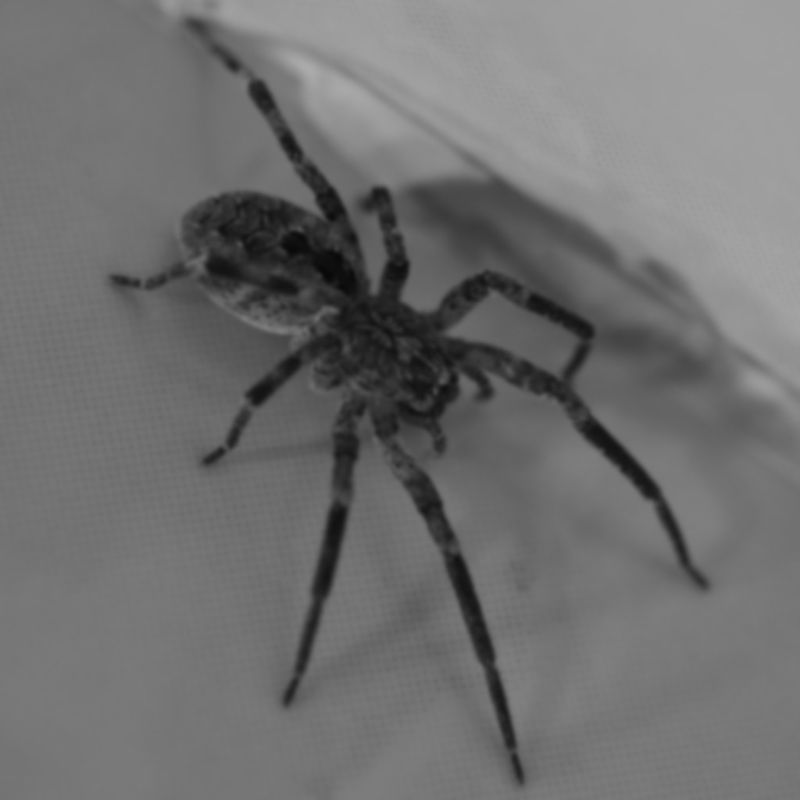
#> input picture python/test.jpg, 800 x 800 px
$ python -i image_process.py   (imports and definitions only)
#> lines starting #> are read from the running program, lines starting #| are printed output that depends on the picture

import numpy as np
import os
from PIL import Image
import matplotlib.pyplot as plt

def conv2d(img : np.ndarray, kernel : np.ndarray):
	img_y, img_x = img.shape
	kernel_size = kernel.shape[0]
	kernel_vector = kernel.flatten()
	pad = (int)(kernel_size/2)

	feature = np.zeros((img_y + pad*2, img_x + pad*2))
	feature[pad:pad+img_y, pad:pad+img_x] = img

	output = np.zeros((img.shape))

	for i in range(img_y):
		for j in range(img_x):
			feature_vector = feature[i:i + kernel_size, j:j + kernel_size].flatten()
			conv = np.convolve(feature_vector, kernel_vector, mode = 'valid')
			output[i, j] = conv
	return output

# [80 lines left out: functions img_load, clamping, clamping_from_array, gamma_process, hist_equalizer, not called in this run]

def imshow(array:np.ndarray, mode=None, max_pixel = 255):
	_, plot = plt.subplots(2, figsize=[10,8])
	img = plot[0].imshow(array, mode, vmin = 0, vmax=max_pixel)
	plt.colorbar(img)
	plot[1].hist(array.flatten())

# [24 lines left out: function hist_stretching, not called in this run]

def onscale(array : np.ndarray):
	array.astype(int)
	vector = array.flatten()
	min_v = np.min(vector)
	max_v = np.max(vector) - min_v
	for i in range(vector.shape[0]):
		vector[i] = (vector[i] - min_v) * (255/max_v)
	arr = np.reshape(vector, array.shape)
	return arr.astype(int)

# [24 lines left out: functions merge_to_3d_array, merge_to_1d_array, conv3d, not called in this run]

def rgb2gray(image : np.ndarray):
	# 0.2989 * R + 0.5870 * G + 0.1140 * B
	img = (image[:,:,0]*0.2989 + image[:,:,1]*0.5870
	 + image[:,:,2]*0.1140)
	return img

# [13 lines left out: function posterizing, not called in this run]

def sobel_edge_detection(image : np.ndarray, show = True, single_channel = False, mode = 'binary_r'):
	"""
	sobel edge detection :
		https://en.wikipedia.org/wiki/Sobel_operator
	"""
	if not single_channel:
		img = rgb2gray(image)
	else:
		img = image
	# gaussian
	p1 = gaussian(img, show=False)

	sobel_x = np.array([[3, 0, -3],
						[10, 0, -10],
						[3, 0, -3]])
	sobel_y = np.array([[3, 10, 3],
						[0, 0,  0],
						[-3, -10, -3]])
	gx = conv2d(p1, sobel_x)
	gy = conv2d(p1, sobel_y)

	p2 = np.sqrt(gx*gx + gy*gy)
	p3 = onscale(p2)
	if show:
		imshow(p3, mode)
	return p3

# [29 lines left out: functions split_ch, binarization, edge_detection, not called in this run]

def gaussian(image : np.ndarray, iterate = 1, show = True, mode = 'binary_r'):
	#mask = np.array([[1/16, 1/8, 1/16], [1/8, 1/4, 1/8], [1/16, 1/8, 1/16]])
	mask = np.array([[1, 4, 6, 4, 1], [4, 16, 24, 16, 4], [6, 24, 36, 24, 6],
		[4, 16, 24, 16, 4], [1, 4, 6, 4, 1]])/256
	y = image
	for i in range(iterate):
		y = conv2d(y, mask)
	if show:
		imshow(y, mode)
	return y

# [167 lines left out: functions blurring, binary_range, add_mask, box_mean_threshold, box_gaussian_threshold, box_BHT_threshold and 1 more, not called in this run]

def _mean(x, y):
	return (int)((x+y)/2)

# [30 lines left out: function BHT_threshold, not called in this run]

>>> import cv2
>>> picture = cv2.cvtColor(cv2.imread('test.jpg'), cv2.COLOR_BGR2RGB)
#> picture is the input picture: shape (800, 800, 3); min 7, max 172, mean 111.9
>>> result = sobel_edge_detection(picture)
#> after the loop in conv2d (call 2), `for i in range(img_y):`:
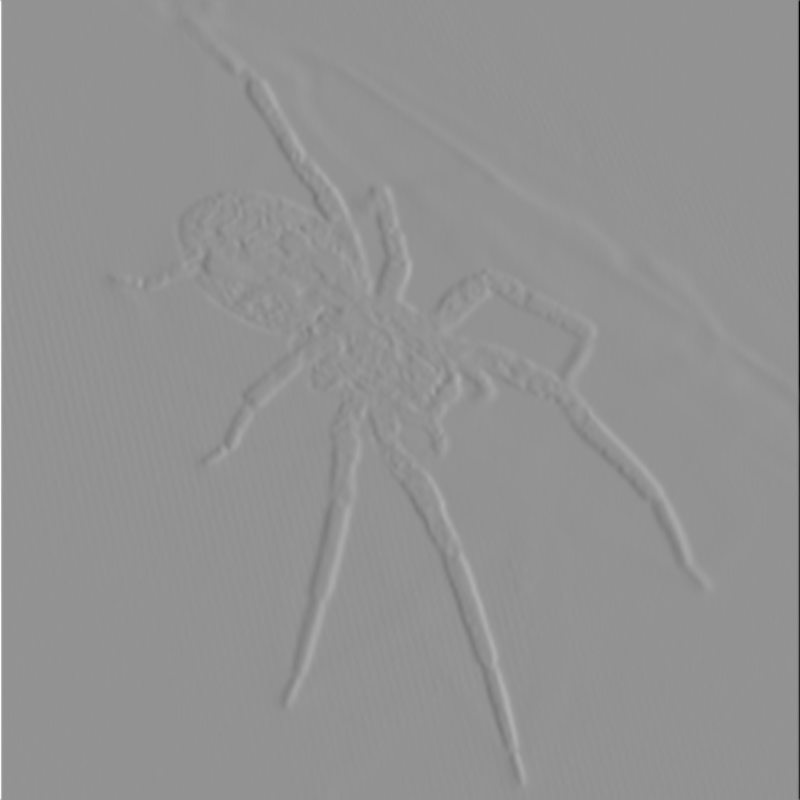
#> output: shape (800, 800) float64; min -2446.3, max 1806.9, mean 0.3; drawn with min black and max white
#> after the loop in conv2d (call 3), `for i in range(img_y):`:
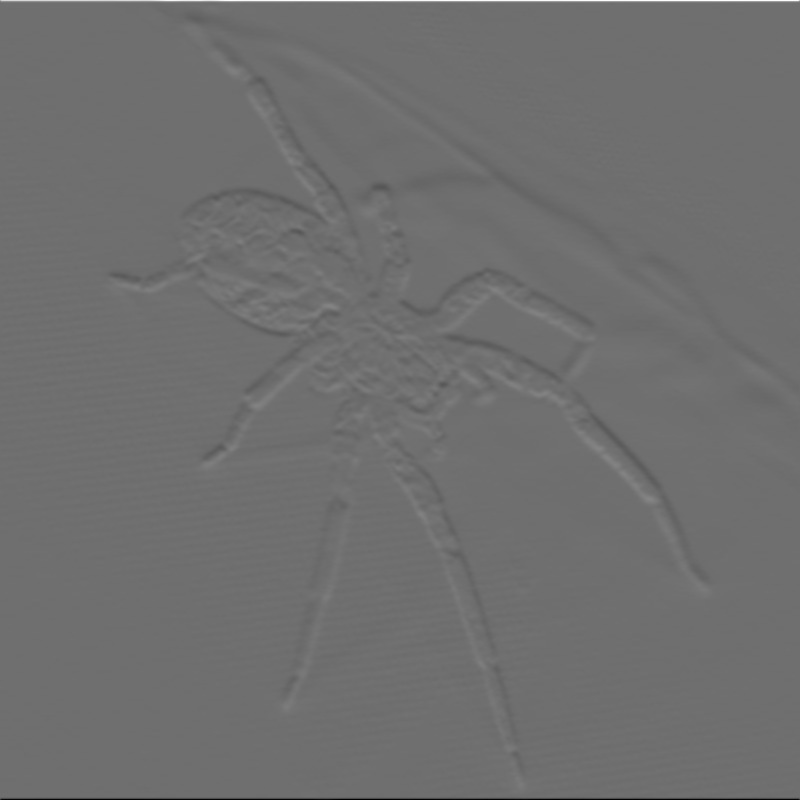
#> output: shape (800, 800) float64; min -1859.8, max 2399.8, mean -0.4; drawn with min black and max white
#> in sobel_edge_detection, `p2 = np.sqrt(gx*gx + gy*gy)`:
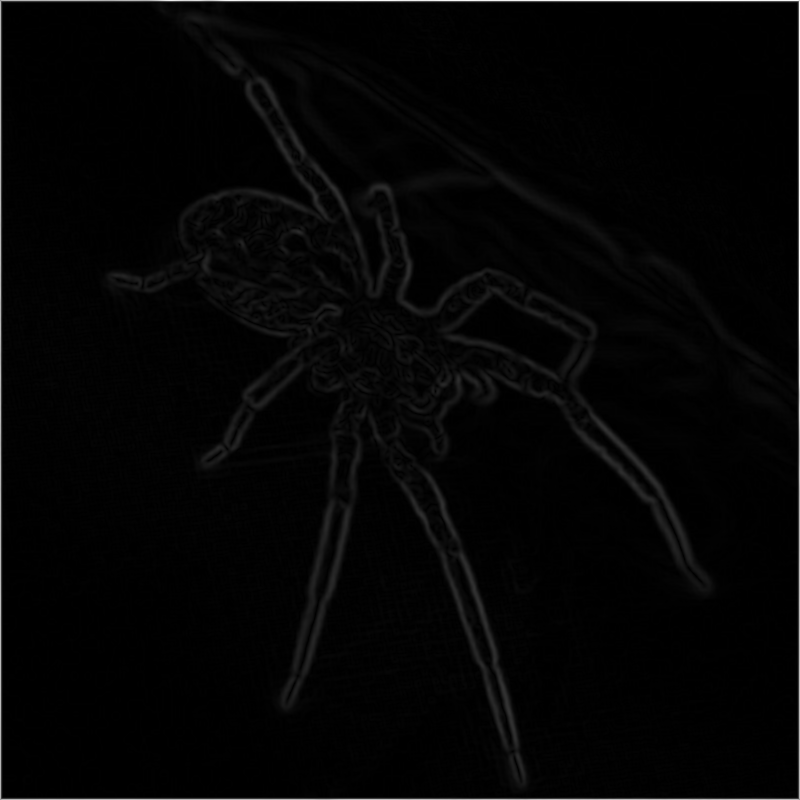
#> p2: shape (800, 800) float64; min 0, max 2446.3, mean 46.3; drawn with min black and max white
#> in onscale, `min_v = np.min(vector)`: min_v = 0
#> in onscale, `max_v = np.max(vector) - min_v`: max_v = 2446.3
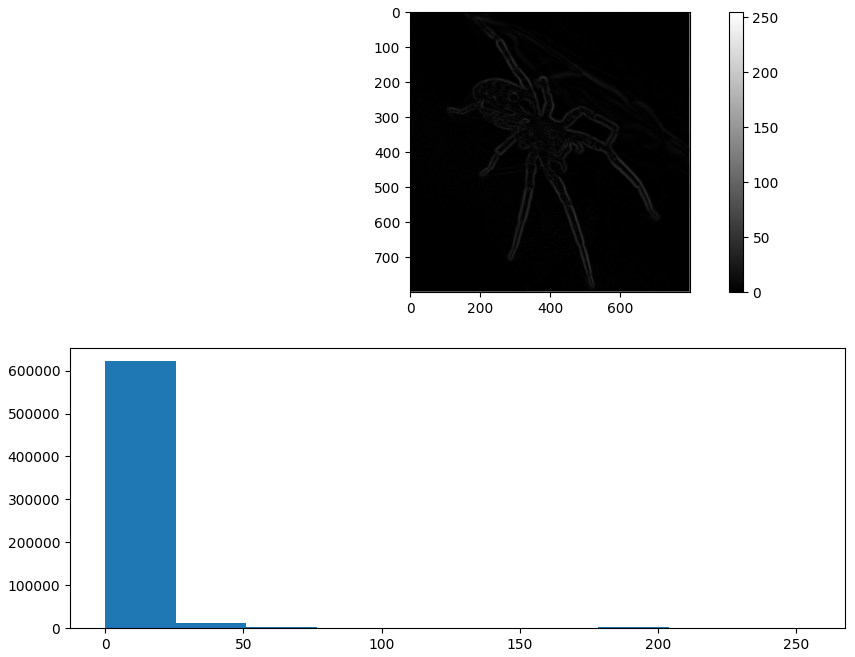
#> figure drawn by matplotlib, 3 panels; panel 2: tallest bar 621612 high, from x = 0 to 25.5

$ run again, on python/3.jpg
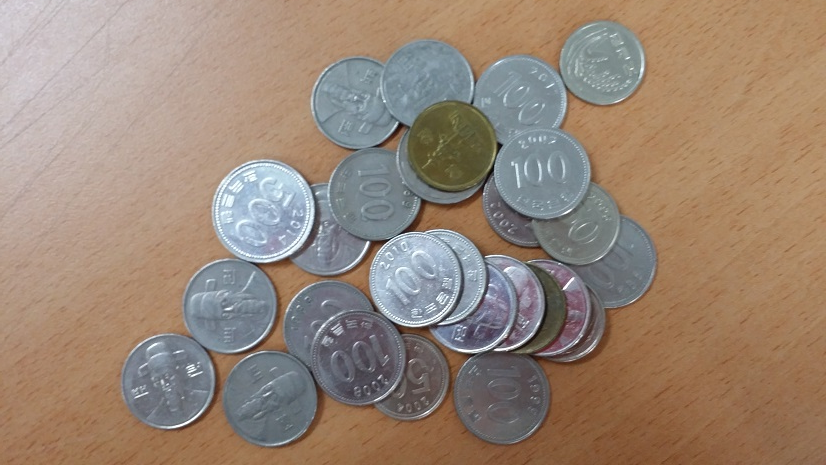
#> input picture python/3.jpg, 826 x 465 px
#> in sobel_edge_detection, `p2 = np.sqrt(gx*gx + gy*gy)`:
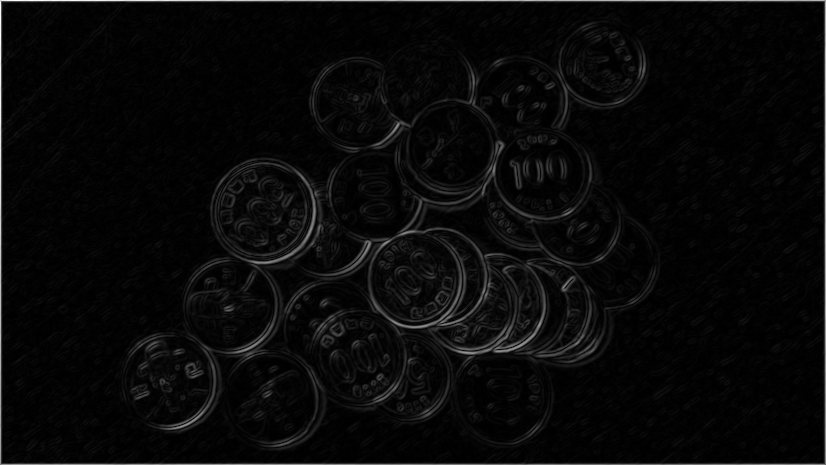
#> p2: shape (465, 826) float64; min 0.0758, max 3152.8, mean 115.3; drawn with min black and max white
#> min_v = 0.0758
#> max_v = 3152.7
#> `result = sobel_edge_detection(picture)`:
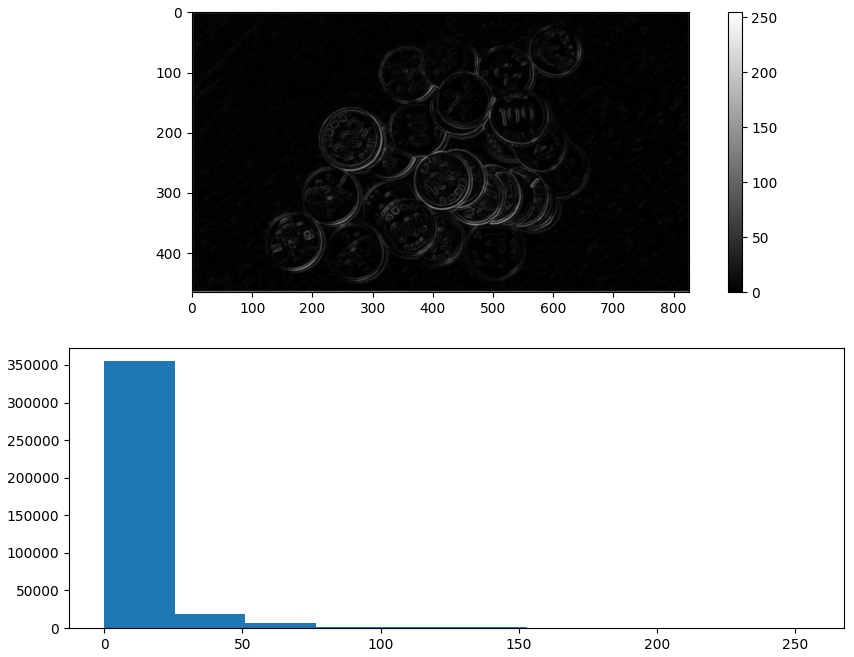
#> figure drawn by matplotlib, 3 panels; panel 2: tallest bar 354801 high, from x = 0 to 25.5
